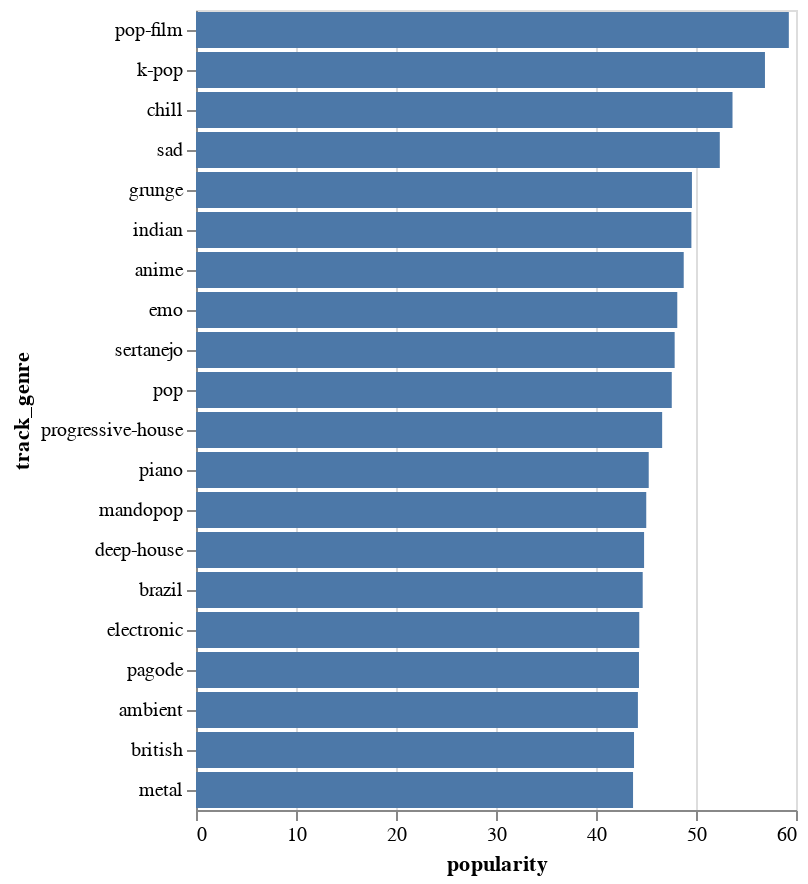

The code cell stored with this chart in its notebook:
### Code cell
df_genre = df.groupby('track_genre')['popularity'].mean().sort_values().to_frame().reset_index()
alt.Chart(df_genre.nlargest(20, 'popularity')).mark_bar().encode(
     x='popularity',
     y=alt.Y('track_genre', sort='-x'))

### Figure 1 — Vega specification as saved in the notebook (floating-point values rounded to 4 significant figures)
{"$schema": "https://vega.github.io/schema/vega/v5.json", "data": [{"name": "source_0"}, {"name": "data_0", "values": [{"popularity": 59.28, "popularity_end": 59.28, "popularity_start": 0.0, "track_genre": "pop-film"}, {"popularity": 56.9, "popularity_end": 56.9, "popularity_start": 0.0, "track_genre": "k-pop"}, {"popularity": 53.65, "popularity_end": 53.65, "popularity_start": 0.0, "track_genre": "chill"}, {"popularity": 52.38, "popularity_end": 52.38, "popularity_start": 0.0, "track_genre": "sad"}, {"popularity": 49.59, "popularity_end": 49.59, "popularity_start": 0.0, "track_genre": "grunge"}, {"popularity": 49.54, "popularity_end": 49.54, "popularity_start": 0.0, "track_genre": "indian"}, {"popularity": 48.77, "popularity_end": 48.77, "popularity_start": 0.0, "track_genre": "anime"}, {"popularity": 48.13, "popularity_end": 48.13, "popularity_start": 0.0, "track_genre": "emo"}, {"popularity": 47.87, "popularity_end": 47.87, "popularity_start": 0.0, "track_genre": "sertanejo"}, {"popularity": 47.58, "popularity_end": 47.58, "popularity_start": 0.0, "track_genre": "pop"}, {"popularity": 46.62, "popularity_end": 46.62, "popularity_start": 0.0, "track_genre": "progressive-house"}, {"popularity": 45.27, "popularity_end": 45.27, "popularity_start": 0.0, "track_genre": "piano"}, {"popularity": 45.02, "popularity_end": 45.02, "popularity_start": 0.0, "track_genre": "mandopop"}, {"popularity": 44.81, "popularity_end": 44.81, "popularity_start": 0.0, "track_genre": "deep-house"}, {"popularity": 44.67, "popularity_end": 44.67, "popularity_start": 0.0, "track_genre": "brazil"}, {"popularity": 44.33, "popularity_end": 44.33, "popularity_start": 0.0, "track_genre": "electronic"}, {"popularity": 44.3, "popularity_end": 44.3, "popularity_start": 0.0, "track_genre": "pagode"}, {"popularity": 44.19, "popularity_end": 44.19, "popularity_start": 0.0, "track_genre": "ambient"}, {"popularity": 43.8, "popularity_end": 43.8, "popularity_start": 0.0, "track_genre": "british"}, {"popularity": 43.7, "popularity_end": 43.7, "popularity_start": 0.0, "track_genre": "metal"}]}, {"name": "source_0_y_domain_track_genre", "values": [{"sort_field": 59.28, "track_genre": "pop-film"}, {"sort_field": 56.9, "track_genre": "k-pop"}, {"sort_field": 53.65, "track_genre": "chill"}, {"sort_field": 52.38, "track_genre": "sad"}, {"sort_field": 49.59, "track_genre": "grunge"}, {"sort_field": 49.54, "track_genre": "indian"}, {"sort_field": 48.77, "track_genre": "anime"}, {"sort_field": 48.13, "track_genre": "emo"}, {"sort_field": 47.87, "track_genre": "sertanejo"}, {"sort_field": 47.58, "track_genre": "pop"}, {"sort_field": 46.62, "track_genre": "progressive-house"}, {"sort_field": 45.27, "track_genre": "piano"}, {"sort_field": 45.02, "track_genre": "mandopop"}, {"sort_field": 44.81, "track_genre": "deep-house"}, {"sort_field": 44.67, "track_genre": "brazil"}, {"sort_field": 44.33, "track_genre": "electronic"}, {"sort_field": 44.3, "track_genre": "pagode"}, {"sort_field": 44.19, "track_genre": "ambient"}, {"sort_field": 43.8, "track_genre": "british"}, {"sort_field": 43.7, "track_genre": "metal"}]}], "signals": [{"name": "y_step", "value": 20}, {"name": "height", "update": "bandspace(domain('y').length, 0.1, 0.05) * y_step"}], "marks": [{"type": "rect", "name": "marks", "from": {"data": "data_0"}, "encode": {"update": {"fill": {"value": "#4c78a8"}, "ariaRoleDescription": {"value": "bar"}, "x": {"field": "popularity_end", "scale": "x"}, "x2": {"field": "popularity_start", "scale": "x"}, "y": {"field": "track_genre", "scale": "y"}, "description": {"signal": "\"popularity: \" + (format(datum[\"popularity\"], \"\")) + \"; track_genre: \" + (isValid(datum[\"track_genre\"]) ? datum[\"track_genre\"] : \"\"+datum[\"track_genre\"])"}, "height": {"signal": "max(0.25, bandwidth('y'))"}}}, "style": ["bar"]}], "scales": [{"name": "x", "type": "linear", "domain": {"data": "data_0", "fields": ["popularity_start", "popularity_end"]}, "range": [0, {"signal": "width"}], "zero": true, "nice": true}, {"name": "y", "type": "band", "domain": {"data": "source_0_y_domain_track_genre", "field": "track_genre", "sort": {"op": "max", "field": "sort_field", "order": "descending"}}, "range": {"step": {"signal": "y_step"}}, "paddingInner": 0.1, "paddingOuter": 0.05}], "axes": [{"scale": "x", "gridScale": "y", "ticks": false, "zindex": 0, "orient": "bottom", "tickCount": {"signal": "ceil(width/40)"}, "minExtent": 0, "aria": false, "grid": true, "maxExtent": 0, "labels": false, "domain": false}, {"scale": "x", "zindex": 0, "orient": "bottom", "labelFlush": true, "grid": false, "tickCount": {"signal": "ceil(width/40)"}, "title": "popularity", "labelOverlap": true}, {"scale": "y", "title": "track_genre", "orient": "left", "grid": false, "zindex": 0}], "background": "white", "style": "cell", "width": 300, "padding": 5}
